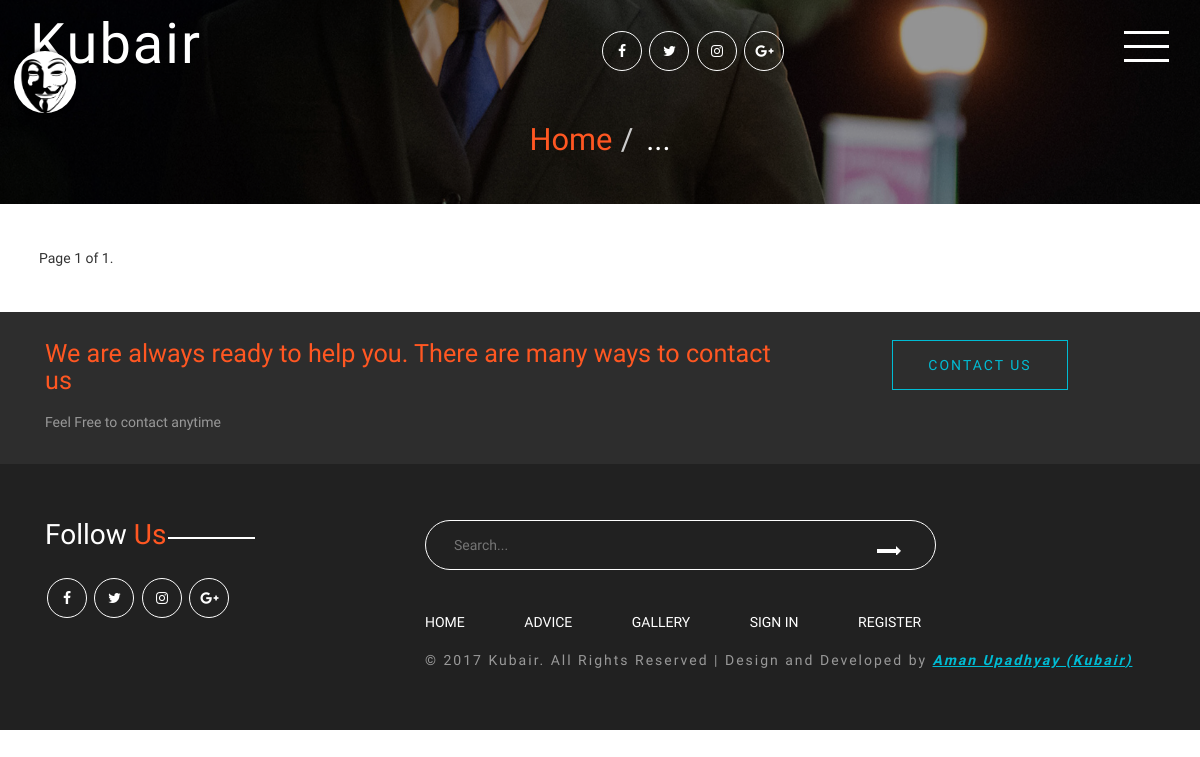
Before: /python/ with the older database file.
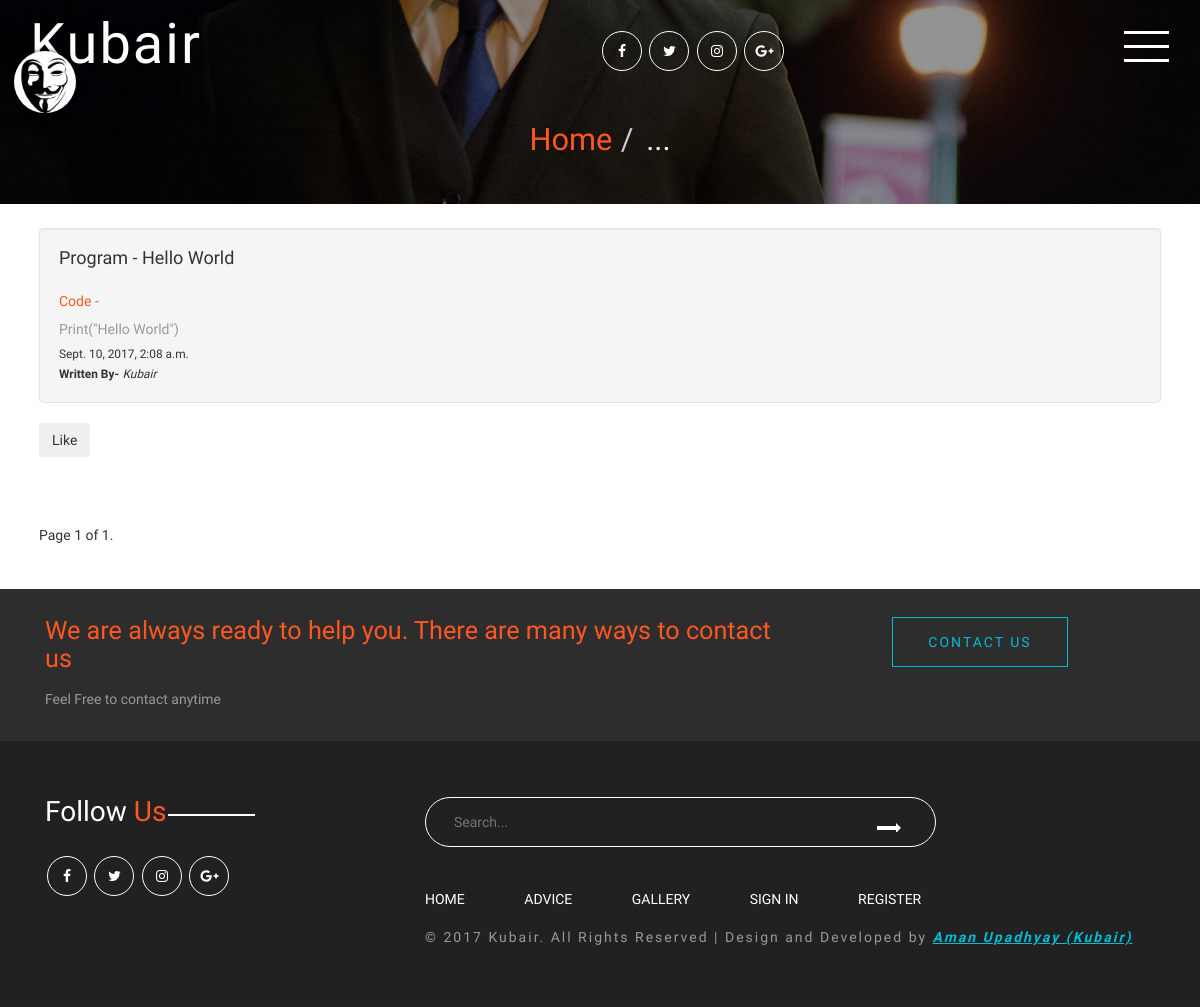
After: the same page with the newer database file.
### programs/models.py (models this page shows, shortened)
class Python_Program(models.Model):
    title=models.CharField(max_length=50,blank=False,default='Program Name')
    Program_code=models.TextField(blank=False,default='Programming Code')
    Created_time=models.DateTimeField(auto_now=True)
    author=models.ForeignKey('auth.User')
    likes=models.IntegerField(default=0)

### programs/views.py (the view)
# urls.py: url(r'^python/$', programs_views.Python_Code, name="Python"),
def Python_Code(request):
    program =Python_Program.objects.all().order_by('Created_time')
    paginator = Paginator(program, 5)
    page = request.GET.get('page')
    try:
        posts = paginator.page(page)
    except PageNotAnInteger:
        posts = paginator.page(1)
    except EmptyPage:
        posts = paginator.page(paginator.num_pages)
    contex = {'pythonp': posts}
    return render(request, 'Python_programs.html', contex)

### templates/Python_programs.html (shortened to what this page needs)
{% extends 'index.html' %}
{% load static %}
{% block content %}
    {% include 'snippts/header.html' %}
    {% for prog in pythonp %}
        <div class="container well-lg">
            <div class="col-md 6 well m-t-3">
                <h4>Program - {{ prog.title }}</h4>
                <br>
                <p class="bottom-right" style="color:#ff5722">Code - {{ prog.Program_code | linebreaks }}</p>
                <small>{{ prog.Created_time }}</small>
                <br>
                <small><b>Written By-</b></small>
                <small><i>{{ prog.author }}</i></small>
            </div>
            <button id="likes" data-id="{{ prog.id }}" class="btnlikes btn btn-social-icon">Like
                {% if prog.likes > 0 %}{{ prog.likes }} {% endif %}</button>
        </div>
    {% endfor %}
    <div class="container well-lg">
    <div class="pagination">
        <span class="current">
            Page {{ pythonp.number }} of {{ pythonp.paginator.num_pages }}.</span>
    </div>
    </div>
    {% include 'snippts/contactus_footer.html' %}
    {% include 'snippts/footer.html' %}
{% endblock content %}

Changed rows visible on the page:
added Python_Program: title "Hello World", Program_code "Print(\"Hello World\")", Created_time "Sept. 10, 2017, 2:08 a.m.", author "Kubair"
